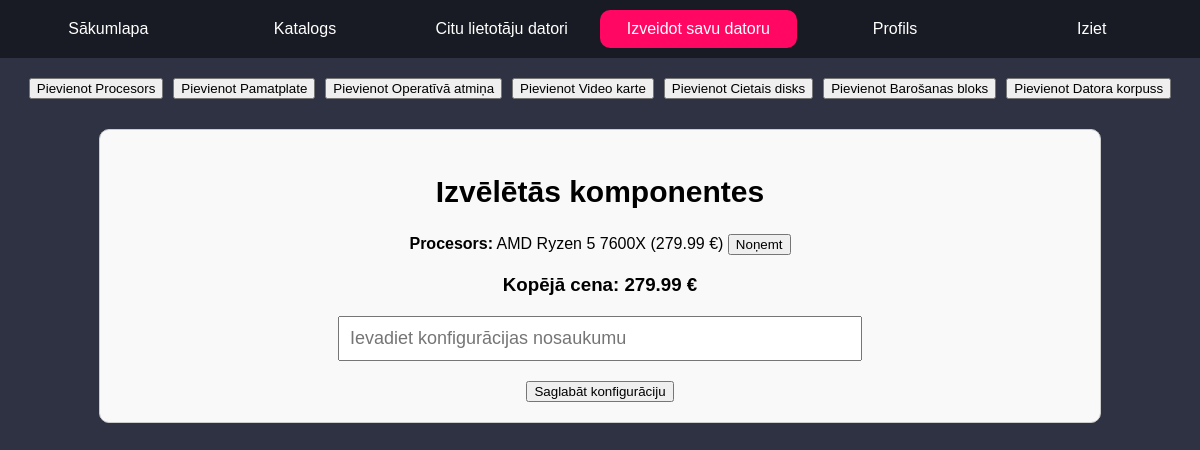
Screenshot of /datoru_pasaule/konfigurators.php?add=2 (signed in) with the database file from the repository.
### tables this page shows
CREATE TABLE `components` (
  `id` int(11) NOT NULL,
  `name` varchar(255) NOT NULL,
  `type` varchar(100) NOT NULL,
  `brand` varchar(100) NOT NULL,
  `price` float NOT NULL,
  `description` text DEFAULT NULL,
  `image_url` varchar(255) DEFAULT NULL,
  `is_public` tinyint(1) DEFAULT 1
);

### datoru_pasaule/konfigurators.php (the view, shortened to what this page needs)
<?php
include 'izvelne.php';
$connection = mysqli_connect("localhost", "root", "", "projekts_db");
$query = "SELECT DISTINCT type FROM components";
$category_result = mysqli_query($connection, $query);
if (isset($_GET['add'])) {
    $component_id = (int)$_GET['add'];
    $check_query = "SELECT * FROM components WHERE id = $component_id";
    $check_result = mysqli_query($connection, $check_query);
}
?>
<!DOCTYPE html>
<html lang="lv">
<head>
</head>
<body>
    <div class="filter-container">
        <?php while ($row = mysqli_fetch_assoc($category_result)) { ?>
            <a href="katalogs.php?category=<?php echo $row['type']; ?>&from=konfigurators">
                <button>Pievienot <?php echo ucfirst($row['type']); ?></button>
            </a>
        <?php } ?>
    </div>
    <div class="configuration">
        <h2 style="font-size: 30px">Izvēlētās komponentes</h2>
        <?php
if (isset($_SESSION['configuration']) && count($_SESSION['configuration']) > 0) {
    echo '<ul>';
    $total_price = 0;
    foreach ($_SESSION['configuration'] as $component) {
        echo '<li>';
        echo '<strong>' . htmlspecialchars($component['type']) . ':</strong> ';
        echo htmlspecialchars($component['name']) . ' (' . htmlspecialchars($component['price']) . ' €) ';
        echo '<a href="konfigurators.php?remove=' . $component['id'] . '">';
        echo '<button>Noņemt</button>';
        echo '</a>';
        echo '</li>';
        $total_price += $component['price'];
    }
    echo '</ul>';
    echo '<h3>Kopējā cena: ' . $total_price . ' €</h3>';
} else {
    echo '<p>Nav pievienotas komponentes.</p>';
}
?>
        <form method="POST">
            <input type="text" name="config_name" placeholder="Ievadiet konfigurācijas nosaukumu" required>
            <button type="submit" name="save_configuration">Saglabāt konfigurāciju</button>
        </form>
    </div>
</body>
</html>

### datoru_pasaule/konfigurators.php (style rules this page uses)
body { margin: 0; padding: 0; font-family: Arial, sans-serif; background-color: rgb(47, 50, 67); }
h2, h3, p { text-align: center; }
.filter-container { display: flex; justify-content: center; align-items: center; flex-wrap: wrap; gap: 10px; margin-bottom: 20px; margin-top: 20px; }
.configuration { margin-top: 30px; padding: 20px; border: 1px solid #ccc; width: 80%; max-width: 1000px; margin-left: auto; margin-right: auto; background-color: #f9f9f9; border-radius: 10px; }
.configuration ul { list-style-type: none; padding: 0; text-align: center; }
.configuration li { margin-bottom: 10px; text-align: center; }
form { display: flex; flex-direction: column; align-items: center; justify-content: center; margin-top: 20px; }
input[type="text"] { padding: 10px; font-size: 18px; width: 80%; max-width: 500px; margin-bottom: 20px; }

### rows the page displays
components: type "Procesors", name "AMD Ryzen 5 7600X", price "279.99"

### other values shown
$row['type'] "Procesors"
$row['type'] "Pamatplate"
$row['type'] "Operatīvā atmiņa"
$row['type'] "Video karte"
$row['type'] "Cietais disks"
$row['type'] "Barošanas bloks"
$row['type'] "Datora korpuss"
$total_price "279.99"
